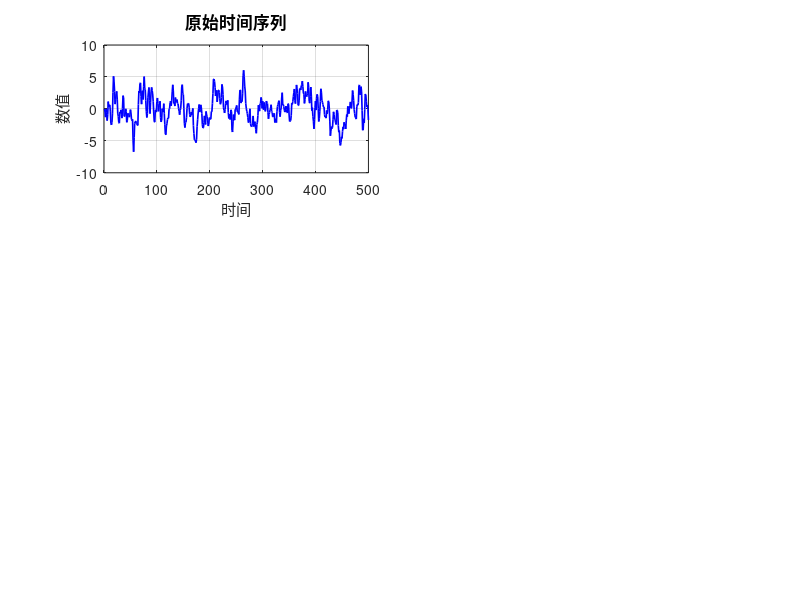

The MATLAB source for this figure: (Note: this script raises an error after producing the figure.)
%% ARIMA(p,d,q) 建模与预测（无工具箱，含自动选型/常数项/正确方差）— Final
clear; clc; close all;

%% 1) 生成或导入原始序列（你也可以把这里替换成自己的 y）
rng(42);
n = 500;
AR_coef = 0.7; MA_coef = 0.5;
e = randn(n,1);
y = zeros(n,1); y(1)=e(1);
for t=2:n, y(t)=AR_coef*y(t-1)+e(t)+MA_coef*e(t-1); end

fprintf('========== ARIMA 自动建模 ==========\n\n');
fprintf('样本长度: %d, 均值: %.4f, 标准差: %.4f\n\n', length(y), mean(y), std(y));

figure('Position',[80,80,1200,780]);
subplot(3,2,1); plot(y,'b','LineWidth',1.2); grid on;
title('原始时间序列','FontSize',12); xlabel('时间'); ylabel('数值');

%% 2) 自动定阶：在 d∈{0,1,2}、p,q∈[0,5] 上最小化 AIC
max_p=5; max_q=5; d_candidates=0:2;
best = struct('aic',inf,'p',0,'q',0,'d',0,'ar',[],'ma',[],'c',0,'sigma2',NaN,'logL',-inf);

for d = d_candidates
    yd = difference_series(y,d);       % 差分 d 次
    for p = 0:max_p
        for q = 0:max_q
            try
                % d=0 时估计均值；d=1 时估计漂移，可显著改善长期预测
                include_const = (d<=1);
                [phi, theta, c, sigma2, logL] = fit_arma(yd, p, q, include_const);
                k = p + q + (include_const~=0);
                aic = -2*logL + 2*k;
                if aic < best.aic && isfinite(aic)
                    best = struct('aic',aic,'p',p,'q',q,'d',d, ...
                        'ar',phi,'ma',theta,'c',c,'sigma2',sigma2,'logL',logL);
                end
            catch
                % 忽略失败组合
            end
        end
    end
end

p=best.p; q=best.q; d=best.d;
ar_coef=best.ar; ma_coef=best.ma; c=best.c; sigma2=best.sigma2;

fprintf('最优模型：ARIMA(%d,%d,%d)\n', p,d,q);
fprintf('AIC=%.3f, logL=%.3f, sigma^2=%.4f, 常数项 c=%.4f\n\n', best.aic, best.logL, sigma2, c);

%% 3) ACF / PACF（在最优差分尺度上）
yd = difference_series(y,d);
max_lag=20;
acf_vals = compute_acf(yd,max_lag);
pacf_vals = compute_pacf(yd,max_lag);
subplot(3,2,3);
stem(0:max_lag,acf_vals,'filled'); grid on; title('ACF (差分尺度)','FontSize',12);
yline([1 -1]*1.96/sqrt(length(yd)),'r--'); xlabel('滞后'); ylabel('ACF');
subplot(3,2,4);
stem(1:max_lag,pacf_vals(2:end),'filled'); grid on; title('PACF (差分尺度)','FontSize',12);
yline([1 -1]*1.96/sqrt(length(yd)),'r--'); xlabel('滞后'); ylabel('PACF');

%% 4) 残差与白噪声检验（差分尺度）
residuals = compute_residuals_const(yd, ar_coef, ma_coef, c);
subplot(3,2,2);
plot(yd,'r','LineWidth',1.1); grid on;
title(sprintf('平稳化数据 d=%d',d),'FontSize',12); xlabel('时间'); ylabel('数值');

subplot(3,2,5); plot(residuals,'k','LineWidth',1); grid on;
title('残差序列','FontSize',12); xlabel('时间'); ylabel('残差');

subplot(3,2,6);
histogram(residuals,20,'Normalization','pdf'); hold on;
xx=linspace(mean(residuals)-3*std(residuals),mean(residuals)+3*std(residuals),200);
plot(xx,normpdf(xx,mean(residuals),std(residuals)),'r','LineWidth',1.5);
grid on; title('残差分布','FontSize',12);

res_acf = compute_acf(residuals, 15);
lb_stat = length(residuals)*sum(res_acf(2:end).^2);
try pval = 1-chi2cdf(lb_stat,15); catch, pval = gammainc(lb_stat/2,15/2,'upper'); end
fprintf('Ljung-Box: 统计量=%.3f, p=%.4f  (p>0.05 ⇒ 残差近似白噪声)\n\n', lb_stat, pval);

%% 5) 预测（差分尺度 -> 原尺度），步长=20
forecast_steps = 20;
[fc_diff, ci_diff] = predict_arma_const(yd, ar_coef, ma_coef, c, forecast_steps, sigma2); % 差分尺度
[fc_level, lo_level, hi_level] = undifference_forecast(y, fc_diff, ci_diff, d);          % 还原到原尺度

% 展示预测数值
fprintf('未来 %d 步（原尺度）预测：\n', forecast_steps);
fprintf('步\t点预测\t\t95%%下界\t\t95%%上界\n');
for h=1:forecast_steps
    fprintf('%2d\t% .4f\t% .4f\t% .4f\n', h, fc_level(h), lo_level(h), hi_level(h));
end

%% 6) 作图（原尺度）
figure('Position',[90,90,1000,600]);
plot(1:length(y),y,'b-','LineWidth',1.8,'DisplayName','原始数据'); hold on;
tf = length(y)+(1:forecast_steps);
plot(tf,fc_level,'ro-','LineWidth',1.8,'MarkerSize',6,'DisplayName','预测值');
fill([tf, fliplr(tf)], [lo_level', fliplr(hi_level')], ...
    'r','FaceAlpha',0.20,'EdgeColor','none','DisplayName','95%置信区间');
legend('Location','best'); grid on;
xlabel('时间'); ylabel('数值');
title(sprintf('ARIMA(%d,%d,%d) 模型预测结果（原尺度）',p,d,q),'FontSize',14);
xlim([length(y)-min(200,length(y)-1), length(y)+forecast_steps]);

fprintf('========== 结束 ==========\n');

%% ================= 辅助函数 =================

function yd = difference_series(y,d)
    y = y(:);
    if d==0, yd=y; return; end
    yd = y;
    for k=1:d, yd = diff(yd); end
end

function [fc_level, lo_level, hi_level] = undifference_forecast(y, fc_diff, ci_diff, d)
    % 把差分尺度预测还原到原始尺度；支持 d=0,1,2
    y = y(:);
    switch d
        case 0
            fc_level = fc_diff;
            lo_level = ci_diff(:,1); hi_level = ci_diff(:,2);
        case 1
            base = y(end);
            fc_level = base + cumsum(fc_diff);
            lo_level = base + cumsum(ci_diff(:,1));
            hi_level = base + cumsum(ci_diff(:,2));
        case 2
            base1 = y(end);     % y_T
            base2 = y(end) - y(end-1); % Δy_T
            % 第一步开始：y_{T+h} = y_T + h*Δy_T + cumsum( cumsum(Δ^2 预测) )
            fc_level = zeros(length(fc_diff),1);
            lo_level = fc_level; hi_level = fc_level;
            s_fc = cumsum(fc_diff);     % 累Δ^2 → Δ
            s_lo = cumsum(ci_diff(:,1));
            s_hi = cumsum(ci_diff(:,2));
            fc_level = base1 + (1:length(fc_diff))'*base2 + cumsum(s_fc);
            lo_level = base1 + (1:length(fc_diff))'*base2 + cumsum(s_lo);
            hi_level = base1 + (1:length(fc_diff))'*base2 + cumsum(s_hi);
        otherwise
            error('只实现了 d=0/1/2 的还原');
    end
end

% ========== ACF / PACF ==========
function acf_vals = compute_acf(x, max_lag)
    x = x(:) - mean(x);
    c0 = (x'*x) / length(x);
    acf_vals = zeros(max_lag+1,1); acf_vals(1)=1;
    for k=1:max_lag
        ck = (x(1:end-k)'*x(1+k:end))/length(x);
        acf_vals(k+1) = ck / c0;
    end
end

function pacf_vals = compute_pacf(x, max_lag)
    acf_vals = compute_acf(x, max_lag);
    pacf_vals = zeros(max_lag+1,1); pacf_vals(1)=1; pacf_vals(2)=acf_vals(2);
    for k=2:max_lag
        num = acf_vals(k+1);
        for j=1:k-1, num = num - pacf_vals(j+1)*acf_vals(k-j+1); end
        den = 1;
        for j=1:k-1, den = den - pacf_vals(j+1)*acf_vals(j+1); end
        pacf_vals(k+1) = num / max(den,1e-8);
    end
end

% ========== 拟合：带常数项 c、tanh 约束 ==========
function [phi, theta, c, sigma2, logL] = fit_arma(y, p, q, include_const)
    y = y(:); n = length(y);
    if p==0 && q==0
        c = include_const * mean(y);
        res = y - c; sigma2 = max(var(res),1e-8);
        logL = -n/2*log(2*pi*sigma2) - sum(res.^2)/(2*sigma2);
        phi=[]; theta=[]; return;
    end
    k = p+q + (include_const~=0);
    if include_const
        base_c = mean(y);
    else
        base_c = 0;
    end
    % -------- 多起点优化：显著降低陷入局部最优的概率 --------
    num_starts = max(5, 2*(p+q));
    options = optimset('MaxIter',4000,'Display','off','TolFun',1e-7,'TolX',1e-7);
    best = struct('nll',inf,'params',[],'phi',[],'theta',[],'c',0,'sigma2',NaN,'logL',-inf);

    for s = 1:num_starts
        init = zeros(k,1);
        if p+q>0
            init(1:p+q) = 0.6*randn(p+q,1);
        end
        if include_const
            init(end) = base_c * (1 + 0.2*randn);
        end
        if s==1
            % 第一次使用更保守的初始值（更接近 0）
            if p+q>0, init(1:p+q) = 0.1*randn(p+q,1); end
            if include_const, init(end) = base_c; end
        end

        params = fminsearch(@(w) nll_wrap(y,w,p,q,include_const), init, options);
        nll = nll_wrap(y, params, p, q, include_const);
        if ~isfinite(nll), continue; end
        [phi_tmp,theta_tmp,c_tmp,~,sigma2_tmp,logL_tmp] = unpack_and_eval(y,params,p,q,include_const);
        if ~all(isfinite([phi_tmp(:); theta_tmp(:); c_tmp; sigma2_tmp; logL_tmp]))
            continue;
        end
        if nll < best.nll
            best = struct('nll',nll,'params',params,'phi',phi_tmp,'theta',theta_tmp, ...
                'c',c_tmp,'sigma2',sigma2_tmp,'logL',logL_tmp);
        end
    end

    if ~isfinite(best.nll)
        error('ARMA 优化未收敛，尝试减少 p/q 或检查数据');
    end

    phi = best.phi; theta = best.theta; c = best.c;
    sigma2 = best.sigma2; logL = best.logL;
end

function nll = nll_wrap(y, w, p, q, include_const)
    try
        [~,~,~,res,sigma2,~] = unpack_and_eval(y,w,p,q,include_const);
        n = length(y);
        nll = n/2*log(2*pi*sigma2) + sum(res.^2)/(2*sigma2);
        if ~isfinite(nll), nll=1e12; end
    catch
        nll = 1e12;
    end
end

function [phi,theta,c,residuals,sigma2,logL] = unpack_and_eval(y,w,p,q,include_const)
    % tanh 变换把 AR/MA 系数限制在 (-0.99,0.99)，提高稳定性
    ptr = 0;
    raw_phi = w(1:p);                    ptr=ptr+p;
    raw_theta = w(ptr+1:ptr+q);          ptr=ptr+q;
    phi   = 0.99*tanh(raw_phi(:)).';
    theta = 0.99*tanh(raw_theta(:)).';
    if include_const, c = w(end); else, c = 0; end
    residuals = compute_residuals_const(y, phi, theta, c);
    sigma2 = max(sum(residuals.^2)/length(y), 1e-8);
    logL = -length(y)/2*log(2*pi*sigma2) - sum(residuals.^2)/(2*sigma2);
end

% ========== 残差（带常数项） ==========
function res = compute_residuals_const(y, phi, theta, c)
    y=y(:); n=length(y); p=length(phi); q=length(theta);
    res=zeros(n,1); e=zeros(n,1);
    for t=1:n
        ar=0; for i=1:p, if t-i>0, ar=ar+phi(i)*y(t-i); end, end
        ma=0; for j=1:q, if t-j>0, ma=ma+theta(j)*e(t-j); end, end
        e(t) = y(t) - (c + ar + ma);
        res(t)=e(t);
    end
end

% ========== 预测（带常数 + 历史 MA 残差 + ψ-权方差） ==========
function [forecast, forecast_ci] = predict_arma_const(y, phi, theta, c, steps, sigma2)
    y=y(:); p=length(phi); q=length(theta);
    e_hist = compute_residuals_const(y, phi, theta, c);
    T = length(y);
    forecast = zeros(steps,1);
    y_ext = [y; zeros(steps,1)];
    e_ext = [e_hist; zeros(steps,1)];    % 未来创新期望为 0

    % 点预测：1..q 步带入"可见历史残差"
    for h=1:steps
        t = T+h;
        ar=0; for i=1:p, ar=ar+phi(i)*y_ext(t-i); end
        ma=0; for j=1:q
            idx=t-j;
            if idx>=1 && idx<=T, ma=ma+theta(j)*e_ext(idx); end
        end
        y_ext(t) = c + ar + ma;
        forecast(h) = y_ext(t);
    end

    % 方差：ψ-权累积
    psi = compute_psi_weights(phi, theta, steps-1);
    fvar = zeros(steps,1);
    for h=1:steps, fvar(h)=sigma2*sum(psi(1:h).^2); end
    z=1.96; forecast_ci=[forecast - z*sqrt(fvar), forecast + z*sqrt(fvar)];
end

function psi = compute_psi_weights(phi, theta, K)
    p=length(phi); q=length(theta);
    psi=zeros(K+1,1); psi(1)=1;
    for k=1:K
        val = 0; if k<=q, val = theta(k); end
        for i=1:p, if k-i>=0, val = val + phi(i)*psi(k-i+1); end, end
        psi(k+1)=val;
    end
end
